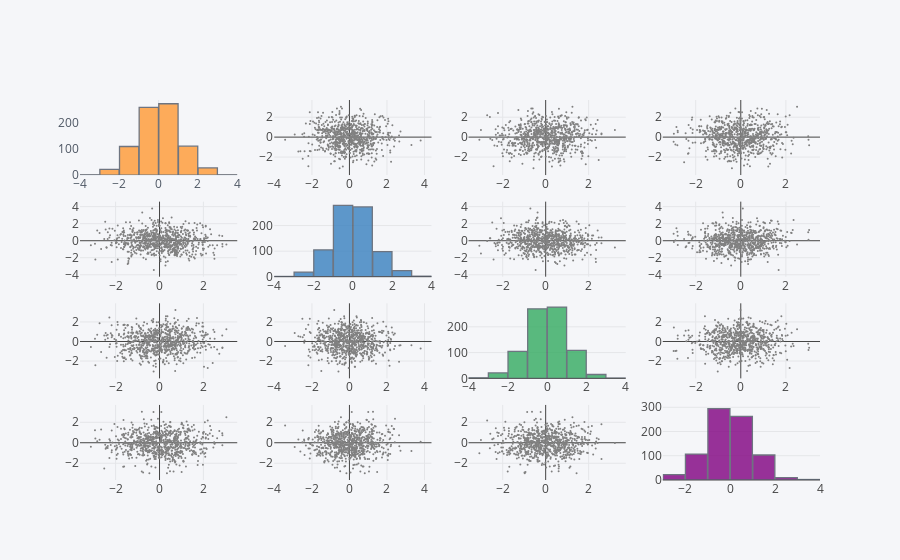

This figure's notebook cell:
### Code cell
# Scatter Matrix
df.scatter_matrix()

### Figure 1 — Plotly figure (JSON) as saved in the notebook; plotly's stock layout.template omitted (floating-point values rounded to 4 significant figures; data arrays with more than 128 entries replaced by an {"elided": "..."} marker saying what was removed)
{"data": [{"histfunc": "count", "histnorm": "", "marker": {"color": "rgba(255, 153, 51, 1.0)", "line": {"color": "#4D5663", "width": 1.3}}, "name": "Sabrina", "nbinsx": 10, "opacity": 0.8, "orientation": "v", "type": "histogram", "x": {"elided": "800 float values"}, "xaxis": "x1", "yaxis": "y1"}, {"line": {"color": "rgba(128, 128, 128, 1.0)", "dash": "solid", "width": 1.3}, "marker": {"size": 2, "symbol": "dot"}, "mode": "markers", "name": "Sabrina", "text": "", "type": "scatter", "x": {"elided": "800 float values"}, "xaxis": "x2", "y": {"elided": "800 float values"}, "yaxis": "y2"}, {"line": {"color": "rgba(128, 128, 128, 1.0)", "dash": "solid", "width": 1.3}, "marker": {"size": 2, "symbol": "dot"}, "mode": "markers", "name": "Sabrina", "text": "", "type": "scatter", "x": {"elided": "800 float values"}, "xaxis": "x3", "y": {"elided": "800 float values"}, "yaxis": "y3"}, {"line": {"color": "rgba(128, 128, 128, 1.0)", "dash": "solid", "width": 1.3}, "marker": {"size": 2, "symbol": "dot"}, "mode": "markers", "name": "Sabrina", "text": "", "type": "scatter", "x": {"elided": "800 float values"}, "xaxis": "x4", "y": {"elided": "800 float values"}, "yaxis": "y4"}, {"line": {"color": "rgba(128, 128, 128, 1.0)", "dash": "solid", "width": 1.3}, "marker": {"size": 2, "symbol": "dot"}, "mode": "markers", "name": "Rose", "text": "", "type": "scatter", "x": {"elided": "800 float values"}, "xaxis": "x5", "y": {"elided": "800 float values"}, "yaxis": "y5"}, {"histfunc": "count", "histnorm": "", "marker": {"color": "rgba(55, 128, 191, 1.0)", "line": {"color": "#4D5663", "width": 1.3}}, "name": "Rose", "nbinsx": 10, "opacity": 0.8, "orientation": "v", "type": "histogram", "x": {"elided": "800 float values"}, "xaxis": "x6", "yaxis": "y6"}, {"line": {"color": "rgba(128, 128, 128, 1.0)", "dash": "solid", "width": 1.3}, "marker": {"size": 2, "symbol": "dot"}, "mode": "markers", "name": "Rose", "text": "", "type": "scatter", "x": {"elided": "800 float values"}, "xaxis": "x7", "y": {"elided": "800 float values"}, "yaxis": "y7"}, {"line": {"color": "rgba(128, 128, 128, 1.0)", "dash": "solid", "width": 1.3}, "marker": {"size": 2, "symbol": "dot"}, "mode": "markers", "name": "Rose", "text": "", "type": "scatter", "x": {"elided": "800 float values"}, "xaxis": "x8", "y": {"elided": "800 float values"}, "yaxis": "y8"}, {"line": {"color": "rgba(128, 128, 128, 1.0)", "dash": "solid", "width": 1.3}, "marker": {"size": 2, "symbol": "dot"}, "mode": "markers", "name": "Lusi", "text": "", "type": "scatter", "x": {"elided": "800 float values"}, "xaxis": "x9", "y": {"elided": "800 float values"}, "yaxis": "y9"}, {"line": {"color": "rgba(128, 128, 128, 1.0)", "dash": "solid", "width": 1.3}, "marker": {"size": 2, "symbol": "dot"}, "mode": "markers", "name": "Lusi", "text": "", "type": "scatter", "x": {"elided": "800 float values"}, "xaxis": "x10", "y": {"elided": "800 float values"}, "yaxis": "y10"}, {"histfunc": "count", "histnorm": "", "marker": {"color": "rgba(50, 171, 96, 1.0)", "line": {"color": "#4D5663", "width": 1.3}}, "name": "Lusi", "nbinsx": 10, "opacity": 0.8, "orientation": "v", "type": "histogram", "x": {"elided": "800 float values"}, "xaxis": "x11", "yaxis": "y11"}, {"line": {"color": "rgba(128, 128, 128, 1.0)", "dash": "solid", "width": 1.3}, "marker": {"size": 2, "symbol": "dot"}, "mode": "markers", "name": "Lusi", "text": "", "type": "scatter", "x": {"elided": "800 float values"}, "xaxis": "x12", "y": {"elided": "800 float values"}, "yaxis": "y12"}, {"line": {"color": "rgba(128, 128, 128, 1.0)", "dash": "solid", "width": 1.3}, "marker": {"size": 2, "symbol": "dot"}, "mode": "markers", "name": "Fiona", "text": "", "type": "scatter", "x": {"elided": "800 float values"}, "xaxis": "x13", "y": {"elided": "800 float values"}, "yaxis": "y13"}, {"line": {"color": "rgba(128, 128, 128, 1.0)", "dash": "solid", "width": 1.3}, "marker": {"size": 2, "symbol": "dot"}, "mode": "markers", "name": "Fiona", "text": "", "type": "scatter", "x": {"elided": "800 float values"}, "xaxis": "x14", "y": {"elided": "800 float values"}, "yaxis": "y14"}, {"line": {"color": "rgba(128, 128, 128, 1.0)", "dash": "solid", "width": 1.3}, "marker": {"size": 2, "symbol": "dot"}, "mode": "markers", "name": "Fiona", "text": "", "type": "scatter", "x": {"elided": "800 float values"}, "xaxis": "x15", "y": {"elided": "800 float values"}, "yaxis": "y15"}, {"histfunc": "count", "histnorm": "", "marker": {"color": "rgba(128, 0, 128, 1.0)", "line": {"color": "#4D5663", "width": 1.3}}, "name": "Fiona", "nbinsx": 10, "opacity": 0.8, "orientation": "v", "type": "histogram", "x": {"elided": "800 float values"}, "xaxis": "x16", "yaxis": "y16"}], "layout": {"bargap": 0.02, "legend": {"bgcolor": "#F5F6F9", "font": {"color": "#4D5663"}}, "paper_bgcolor": "#F5F6F9", "plot_bgcolor": "#F5F6F9", "showlegend": false, "titlefont": {"color": "#4D5663"}, "xaxis1": {"anchor": "y1", "domain": [0, 0.2125], "gridcolor": "#E1E5ED", "showgrid": false, "tickfont": {"color": "#4D5663"}, "title": "", "titlefont": {"color": "#4D5663"}, "zerolinecolor": "#E1E5ED"}, "xaxis10": {"anchor": "y10", "domain": [0.2625, 0.475]}, "xaxis11": {"anchor": "y11", "domain": [0.525, 0.7375]}, "xaxis12": {"anchor": "y12", "domain": [0.7875, 1]}, "xaxis13": {"anchor": "y13", "domain": [0, 0.2125]}, "xaxis14": {"anchor": "y14", "domain": [0.2625, 0.475]}, "xaxis15": {"anchor": "y15", "domain": [0.525, 0.7375]}, "xaxis16": {"anchor": "y16", "domain": [0.7875, 1]}, "xaxis2": {"anchor": "y2", "domain": [0.2625, 0.475]}, "xaxis3": {"anchor": "y3", "domain": [0.525, 0.7375]}, "xaxis4": {"anchor": "y4", "domain": [0.7875, 1]}, "xaxis5": {"anchor": "y5", "domain": [0, 0.2125]}, "xaxis6": {"anchor": "y6", "domain": [0.2625, 0.475]}, "xaxis7": {"anchor": "y7", "domain": [0.525, 0.7375]}, "xaxis8": {"anchor": "y8", "domain": [0.7875, 1]}, "xaxis9": {"anchor": "y9", "domain": [0, 0.2125]}, "yaxis1": {"anchor": "x1", "domain": [0.8025, 1], "gridcolor": "#E1E5ED", "showgrid": false, "tickfont": {"color": "#4D5663"}, "title": "", "titlefont": {"color": "#4D5663"}, "zerolinecolor": "#E1E5ED"}, "yaxis10": {"anchor": "x10", "domain": [0.2675, 0.465]}, "yaxis11": {"anchor": "x11", "domain": [0.2675, 0.465]}, "yaxis12": {"anchor": "x12", "domain": [0.2675, 0.465]}, "yaxis13": {"anchor": "x13", "domain": [0, 0.1975]}, "yaxis14": {"anchor": "x14", "domain": [0, 0.1975]}, "yaxis15": {"anchor": "x15", "domain": [0, 0.1975]}, "yaxis16": {"anchor": "x16", "domain": [0, 0.1975]}, "yaxis2": {"anchor": "x2", "domain": [0.8025, 1]}, "yaxis3": {"anchor": "x3", "domain": [0.8025, 1]}, "yaxis4": {"anchor": "x4", "domain": [0.8025, 1]}, "yaxis5": {"anchor": "x5", "domain": [0.535, 0.7325]}, "yaxis6": {"anchor": "x6", "domain": [0.535, 0.7325]}, "yaxis7": {"anchor": "x7", "domain": [0.535, 0.7325]}, "yaxis8": {"anchor": "x8", "domain": [0.535, 0.7325]}, "yaxis9": {"anchor": "x9", "domain": [0.2675, 0.465]}}}
